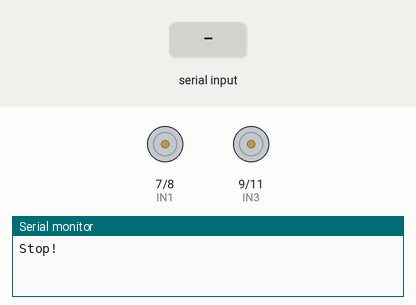
Recording of a sketch running on a simulated Arduino Uno, built with avr-gcc and run on an emulated ATmega328P. Parts: motor-driver pin pairs drawn as motors (green arrow = first pin HIGH = forward, orange = second pin HIGH = backward, longer = more drive, scaled by the enable pin), the last lines printed to the serial monitor. The inputs (shaded band) are chosen by the test bench.

Above: at 1.2 s.
1.3 s: "f" received over Serial
At 2.0 s:
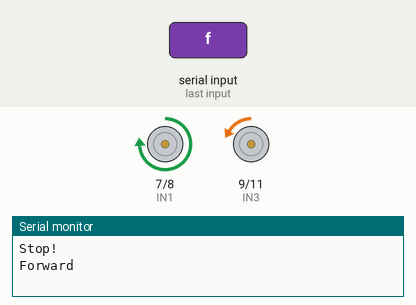
2.8 s: "b" received over Serial
At 3.1 s:
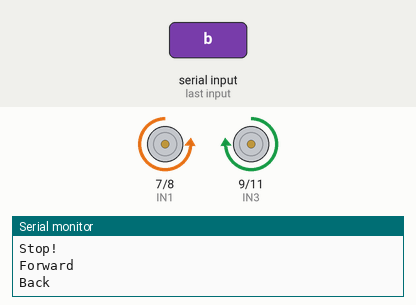
4.3 s: "l" received over Serial
At 5.4 s:
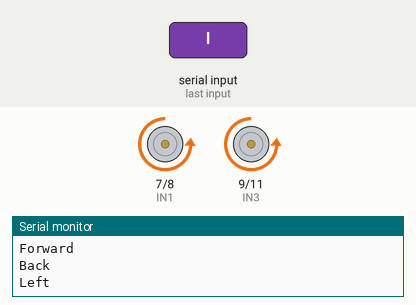
5.8 s: "r" received over Serial
At 6.6 s:
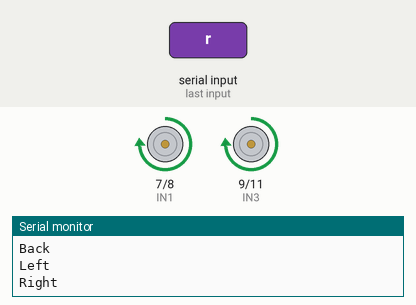
7.3 s: "s" received over Serial
At 7.7 s:
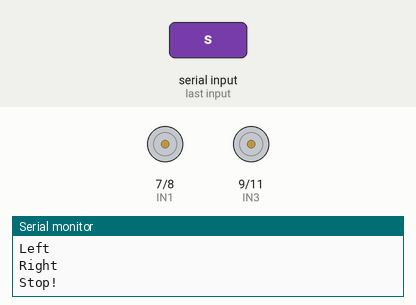
Timing chart, 0 to 9.8 s (numbered marks = the images above; inputs shaded):
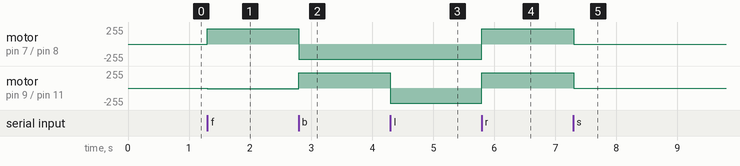

Measured:
- after the input at 1.3 s, motor on pin 7 (IN1) / pin 8 (IN2): stopped → forward 230/255 at once; motor on pin 9 (IN3) / pin 11 (IN4): stopped → backward 10/255 at once
- after the input at 2.8 s, motor on pin 7 (IN1) / pin 8 (IN2): forward 230/255 → backward 230/255 at once; motor on pin 9 (IN3) / pin 11 (IN4): backward 10/255 → forward 230/255 at once
- after the input at 4.3 s, motor on pin 9 (IN3) / pin 11 (IN4): forward 230/255 → backward 230/255 at once
- after the input at 5.8 s, motor on pin 7 (IN1) / pin 8 (IN2), motor on pin 9 (IN3) / pin 11 (IN4): backward 230/255 → forward 230/255 at once
- after the input at 7.3 s, motor on pin 7 (IN1) / pin 8 (IN2), motor on pin 9 (IN3) / pin 11 (IN4): forward 230/255 → stopped at once

The sketch:

cardrive.ino
```cpp
#define ENB 5
#define IN1 7
#define IN2 8
#define IN3 9
#define IN4 11
#define ENA 6

unsigned char carSpeed = 230;
char getstr;

void forward(){
    analogWrite(ENA, carSpeed);
    analogWrite(ENB, 10);
    digitalWrite(IN1, HIGH);
    digitalWrite(IN2, LOW);
    digitalWrite(IN3, LOW);
    digitalWrite(IN4, HIGH);
    Serial.println("Forward");
}

void back(){
    analogWrite(ENA, carSpeed);
    analogWrite(ENB, carSpeed);
    digitalWrite(IN1, LOW);
    digitalWrite(IN2, HIGH);
    digitalWrite(IN3, HIGH);
    digitalWrite(IN4, LOW);
    Serial.println("Back");
}

void left(){
    analogWrite(ENA, carSpeed);
    analogWrite(ENB, carSpeed);
    digitalWrite(IN1, LOW);
    digitalWrite(IN2, HIGH);
    digitalWrite(IN3, LOW);
    digitalWrite(IN4, HIGH);
    Serial.println("Left");
}

void right(){
    analogWrite(ENA, carSpeed);
    analogWrite(ENB, carSpeed);
    digitalWrite(IN1, HIGH);
    digitalWrite(IN2, LOW);
    digitalWrite(IN3, HIGH);
    digitalWrite(IN4, LOW);
    Serial.println("Right");
}

void stop(){
    digitalWrite(ENA, LOW);
    digitalWrite(ENB, LOW);
    Serial.println("Stop!");
}

void setup() {
    Serial.begin(9600);

    pinMode(IN1,OUTPUT);
    pinMode(IN2,OUTPUT);
    pinMode(IN3,OUTPUT);
    pinMode(IN4,OUTPUT);
    pinMode(ENA,OUTPUT);
    pinMode(ENB,OUTPUT);
    stop();
}

void loop() {
    getstr = Serial.read();
      switch(getstr){
      case 'f': forward();  break;
      case 'b': back();     break;
      case 'l': left();     break;
      case 'r': right();    break;
      case 's': stop();     break;
      default:              break;
      }
}
```
